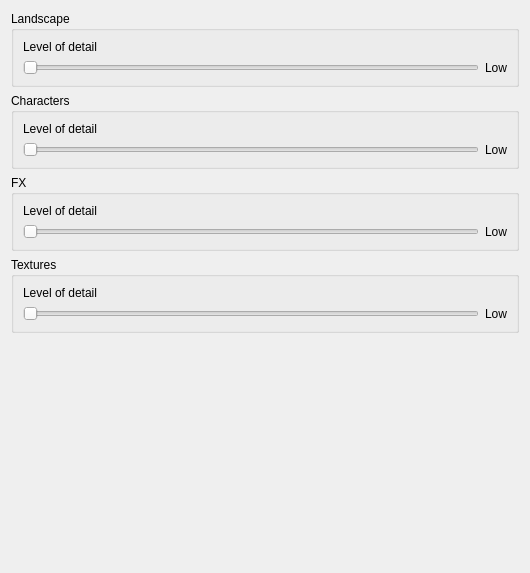
<?xml version="1.0" encoding="UTF-8"?>
<ui version="4.0">
 <class>display_settings_details_widget</class>
 <widget class="QWidget" name="display_settings_details_widget">
  <property name="geometry">
   <rect>
    <x>0</x>
    <y>0</y>
    <width>530</width>
    <height>573</height>
   </rect>
  </property>
  <property name="windowTitle">
   <string>Display details</string>
  </property>
  <layout class="QVBoxLayout" name="verticalLayout_5">
   <item>
    <widget class="QGroupBox" name="landscapeGroupBox">
     <property name="title">
      <string>Landscape</string>
     </property>
     <layout class="QVBoxLayout" name="verticalLayout">
      <item>
       <widget class="QLabel" name="landscapeLabel">
        <property name="text">
         <string>Level of detail</string>
        </property>
       </widget>
      </item>
      <item>
       <layout class="QHBoxLayout" name="landscapeHorizontalLayout" stretch="1,0">
        <item>
         <widget class="QSlider" name="landscapeSlider">
          <property name="sizePolicy">
           <sizepolicy hsizetype="Minimum" vsizetype="Fixed">
            <horstretch>0</horstretch>
            <verstretch>0</verstretch>
           </sizepolicy>
          </property>
          <property name="maximum">
           <number>3</number>
          </property>
          <property name="pageStep">
           <number>3</number>
          </property>
          <property name="orientation">
           <enum>Qt::Horizontal</enum>
          </property>
         </widget>
        </item>
        <item>
         <widget class="QLabel" name="landscapeValLabel">
          <property name="sizePolicy">
           <sizepolicy hsizetype="Minimum" vsizetype="Minimum">
            <horstretch>0</horstretch>
            <verstretch>0</verstretch>
           </sizepolicy>
          </property>
          <property name="text">
           <string>Low</string>
          </property>
         </widget>
        </item>
       </layout>
      </item>
     </layout>
    </widget>
   </item>
   <item>
    <widget class="QGroupBox" name="charactersGroupBox">
     <property name="title">
      <string>Characters</string>
     </property>
     <layout class="QVBoxLayout" name="verticalLayout_2">
      <item>
       <widget class="QLabel" name="charactersLabel">
        <property name="text">
         <string>Level of detail</string>
        </property>
       </widget>
      </item>
      <item>
       <layout class="QHBoxLayout" name="charactersHorizontalLayout" stretch="1,0">
        <item>
         <widget class="QSlider" name="charactersSlider">
          <property name="sizePolicy">
           <sizepolicy hsizetype="Minimum" vsizetype="Fixed">
            <horstretch>0</horstretch>
            <verstretch>0</verstretch>
           </sizepolicy>
          </property>
          <property name="maximum">
           <number>3</number>
          </property>
          <property name="pageStep">
           <number>3</number>
          </property>
          <property name="orientation">
           <enum>Qt::Horizontal</enum>
          </property>
         </widget>
        </item>
        <item>
         <widget class="QLabel" name="characterValLabel">
          <property name="text">
           <string>Low</string>
          </property>
         </widget>
        </item>
       </layout>
      </item>
     </layout>
    </widget>
   </item>
   <item>
    <widget class="QGroupBox" name="fxGroupBox">
     <property name="title">
      <string>FX</string>
     </property>
     <layout class="QVBoxLayout" name="verticalLayout_3">
      <item>
       <widget class="QLabel" name="fxLabel">
        <property name="text">
         <string>Level of detail</string>
        </property>
       </widget>
      </item>
      <item>
       <layout class="QHBoxLayout" name="fxHorizontalLayout" stretch="1,0">
        <item>
         <widget class="QSlider" name="fxSlider">
          <property name="sizePolicy">
           <sizepolicy hsizetype="Minimum" vsizetype="Fixed">
            <horstretch>0</horstretch>
            <verstretch>0</verstretch>
           </sizepolicy>
          </property>
          <property name="maximum">
           <number>3</number>
          </property>
          <property name="pageStep">
           <number>3</number>
          </property>
          <property name="orientation">
           <enum>Qt::Horizontal</enum>
          </property>
         </widget>
        </item>
        <item>
         <widget class="QLabel" name="fxValLabel">
          <property name="text">
           <string>Low</string>
          </property>
         </widget>
        </item>
       </layout>
      </item>
     </layout>
    </widget>
   </item>
   <item>
    <widget class="QGroupBox" name="texturesGroupBox">
     <property name="title">
      <string>Textures</string>
     </property>
     <layout class="QVBoxLayout" name="verticalLayout_4">
      <item>
       <widget class="QLabel" name="texturesLabel">
        <property name="text">
         <string>Level of detail</string>
        </property>
       </widget>
      </item>
      <item>
       <layout class="QHBoxLayout" name="texturesHorizontalLayout" stretch="1,0">
        <item>
         <widget class="QSlider" name="texturesSlider">
          <property name="sizePolicy">
           <sizepolicy hsizetype="Minimum" vsizetype="Fixed">
            <horstretch>0</horstretch>
            <verstretch>0</verstretch>
           </sizepolicy>
          </property>
          <property name="maximum">
           <number>3</number>
          </property>
          <property name="pageStep">
           <number>3</number>
          </property>
          <property name="orientation">
           <enum>Qt::Horizontal</enum>
          </property>
         </widget>
        </item>
        <item>
         <widget class="QLabel" name="texturesValLabel">
          <property name="text">
           <string>Low</string>
          </property>
         </widget>
        </item>
       </layout>
      </item>
     </layout>
    </widget>
   </item>
   <item>
    <spacer name="verticalSpacer">
     <property name="orientation">
      <enum>Qt::Vertical</enum>
     </property>
     <property name="sizeHint" stdset="0">
      <size>
       <width>20</width>
       <height>224</height>
      </size>
     </property>
    </spacer>
   </item>
  </layout>
 </widget>
 <resources/>
 <connections/>
</ui>
